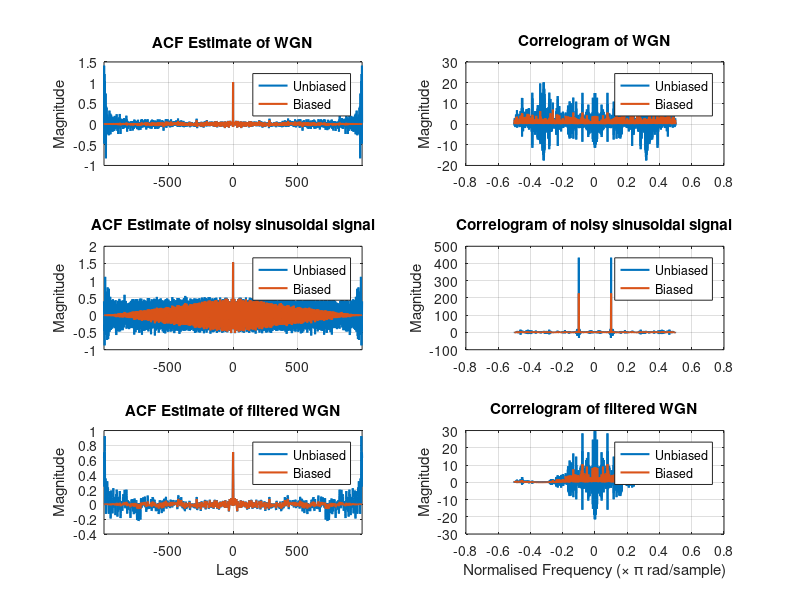

MATLAB code to generate this figure: (Note: this script raises an error after producing the figure.)
%% Initialization
clc;
clear;
close all;

%% Setting Parameters
Fs = 1;  % normalized sampling frequency
n = 1000;  % number of samples
t = (0:n-1)/Fs;  % sampling time

noise = randn(1,n);  % WGN
S_nsin = sin(2*pi*0.1*t) + randn(1,n);  % noisy sinusoidal signal
f_noise = filter([1 1 1],2,noise);  % filtered WGN

f = (-n+1:n-1)/(2*n) * Fs;  % shifted frequency, zero-centered range

%% Using the Biased and Unbiased Estimators
% WGN
[ACF_n_b,lags] = xcorr(noise,'biased');
PSD_n_b = real(fftshift(fft(ifftshift(ACF_n_b))));
ACF_n_ub = xcorr(noise,'unbiased');
PSD_n_ub = real(fftshift(fft(ifftshift(ACF_n_ub))));

% noisy sinusoidal signal
ACF_s_b = xcorr(S_nsin,'biased');
PSD_s_b = real(fftshift(fft(ifftshift(ACF_s_b))));
ACF_s_ub = xcorr(S_nsin,'unbiased');
PSD_s_ub = real(fftshift(fft(ifftshift(ACF_s_ub))));

% filtered WGN
ACF_f_b = xcorr(f_noise,'biased');
PSD_f_b = real(fftshift(fft(ifftshift(ACF_f_b))));
ACF_f_ub = xcorr(f_noise,'unbiased');
PSD_f_ub = real(fftshift(fft(ifftshift(ACF_f_ub))));

%% Result
figure
subplot(3,2,1)
plot(lags,ACF_n_ub,'LineWidth',1.5)
hold on
grid on
plot(lags,ACF_n_b,'LineWidth',1.5)
title('ACF Estimate of WGN')
legend('Unbiased','Biased')
ylabel('Magnitude')
xlim([min(lags) max(lags)])
subplot(3,2,3)
plot(lags,ACF_s_ub,'LineWidth',1.5)
hold on
grid on
plot(lags,ACF_s_b,'LineWidth',1.5)
title('ACF Estimate of noisy sinusoidal signal')
legend('Unbiased','Biased')
ylabel('Magnitude')
xlim([min(lags) max(lags)])
subplot(3,2,5)
plot(lags,ACF_f_ub,'LineWidth',1.5)
hold on
grid on
plot(lags,ACF_f_b,'LineWidth',1.5)
title('ACF Estimate of filtered WGN')
legend('Unbiased','Biased')
xlabel('Lags')
ylabel('Magnitude')
xlim([min(lags) max(lags)])

subplot(3,2,2)
plot(f,PSD_n_ub,'LineWidth',1.5)
hold on
grid on
plot(f,PSD_n_b,'LineWidth',1.5)
legend('Unbiased','Biased')
title('Correlogram of WGN')
ylabel('Magnitude')
subplot(3,2,4)
plot(f,PSD_s_ub,'LineWidth',1.5)
hold on
grid on
plot(f,PSD_s_b,'LineWidth',1.5)
legend('Unbiased','Biased')
title('Correlogram of noisy sinusoidal signal')
ylabel('Magnitude')
subplot(3,2,6)
plot(f,PSD_f_ub,'LineWidth',1.5)
hold on
grid on
plot(f,PSD_f_b,'LineWidth',1.5)
legend('Unbiased','Biased')
title('Correlogram of filtered WGN')
xlabel('Normalised Frequency (× \pi rad/sample)')
ylabel('Magnitude')


tilefigs([0 0.4 0.7 1])